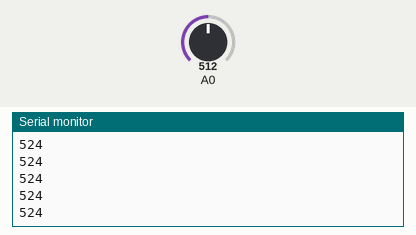
Bench run of a sketch on a simulated Arduino Uno, built with avr-gcc and run on an emulated ATmega328P. On the bench: the last lines printed to the serial monitor. The test bench sets the inputs (shaded band); at power-on: A0 = 512.

Above: at 1.3 s.
1.4 s: A0 set to 716
At 2.0 s:
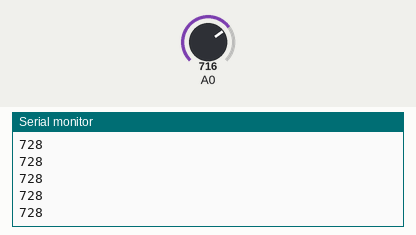
2.9 s: A0 set to 900
At 4.0 s:
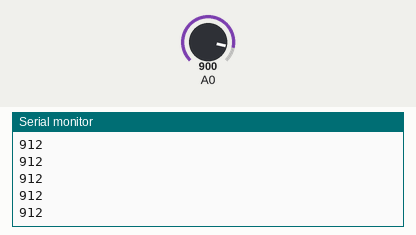
Timing chart, 0 to 5.9 s (numbered marks = the images above; inputs shaded):
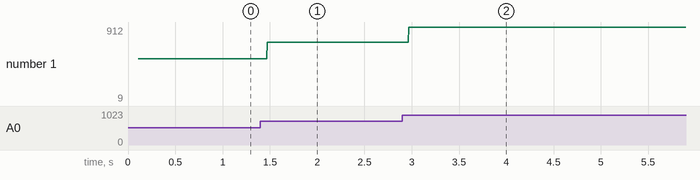

The sketch:

Sound_Sensor_Reading_with_Noise_Sampling.ino
```cpp
int noise_val = 0;
int noise_sampling = 1000;

void setup() {
  // put your setup code here, to run once:
  pinMode(A0, INPUT);
  Serial.begin(9600);
  for (int i = 0; i < noise_sampling; i++) {
    int noise_reading = analogRead(A0);
    noise_val += noise_reading;
  }
  noise_val /= noise_sampling;
}

void loop() {
  // put your main code here, to run repeatedly:
  int mic_reading = analogRead(A0);
  mic_reading -= noise_val;
  if (mic_reading < 0) {
    mic_reading = 0;
  }
  if (mic_reading > 10) {
    Serial.println(mic_reading);
  }
}
```

Measured:
- after the input at 1.4 s, the serial monitor: prints a new line after 0.07 s (image 1)
- after the input at 2.9 s, the serial monitor: prints a new line after 0.07 s (image 2)
- plotted number 1: 524 → 728 after the input at 1.4 s, 728 → 9 after the input at 2.9 s
